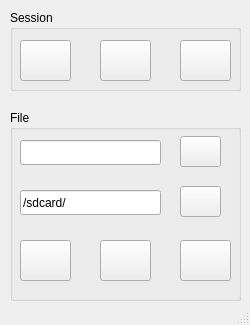
<?xml version="1.0" encoding="UTF-8"?>
<ui version="4.0">
 <class>WinAnboxH</class>
 <widget class="QMainWindow" name="WinAnboxH">
  <property name="geometry">
   <rect>
    <x>0</x>
    <y>0</y>
    <width>250</width>
    <height>325</height>
   </rect>
  </property>
  <property name="windowTitle">
   <string>Anbox Helper</string>
  </property>
  <property name="windowIcon">
   <iconset>
    <normaloff>icons/anbox.png</normaloff>icons/anbox.png</iconset>
  </property>
  <widget class="QWidget" name="centralwidget">
   <widget class="QGroupBox" name="groupBox">
    <property name="geometry">
     <rect>
      <x>10</x>
      <y>10</y>
      <width>231</width>
      <height>81</height>
     </rect>
    </property>
    <property name="title">
     <string>Session</string>
    </property>
    <widget class="QPushButton" name="btnStart">
     <property name="geometry">
      <rect>
       <x>10</x>
       <y>30</y>
       <width>51</width>
       <height>41</height>
      </rect>
     </property>
     <property name="toolTip">
      <string>&lt;html&gt;&lt;head/&gt;&lt;body&gt;&lt;p&gt;Start Anbox Session&lt;/p&gt;&lt;/body&gt;&lt;/html&gt;</string>
     </property>
     <property name="text">
      <string/>
     </property>
     <property name="icon">
      <iconset>
       <normaloff>icons/anboxstart.png</normaloff>icons/anboxstart.png</iconset>
     </property>
     <property name="iconSize">
      <size>
       <width>32</width>
       <height>32</height>
      </size>
     </property>
    </widget>
    <widget class="QPushButton" name="btnStop">
     <property name="geometry">
      <rect>
       <x>90</x>
       <y>30</y>
       <width>51</width>
       <height>41</height>
      </rect>
     </property>
     <property name="toolTip">
      <string>&lt;html&gt;&lt;head/&gt;&lt;body&gt;&lt;p&gt;Stop Anbox Session&lt;/p&gt;&lt;/body&gt;&lt;/html&gt;</string>
     </property>
     <property name="text">
      <string/>
     </property>
     <property name="icon">
      <iconset>
       <normaloff>icons/anboxstop.png</normaloff>icons/anboxstop.png</iconset>
     </property>
     <property name="iconSize">
      <size>
       <width>32</width>
       <height>32</height>
      </size>
     </property>
    </widget>
    <widget class="QPushButton" name="btnMgr">
     <property name="geometry">
      <rect>
       <x>170</x>
       <y>30</y>
       <width>51</width>
       <height>41</height>
      </rect>
     </property>
     <property name="toolTip">
      <string>&lt;html&gt;&lt;head/&gt;&lt;body&gt;&lt;p&gt;Open App Manager&lt;/p&gt;&lt;/body&gt;&lt;/html&gt;</string>
     </property>
     <property name="text">
      <string/>
     </property>
     <property name="icon">
      <iconset>
       <normaloff>icons/anbox.png</normaloff>icons/anbox.png</iconset>
     </property>
     <property name="iconSize">
      <size>
       <width>32</width>
       <height>32</height>
      </size>
     </property>
    </widget>
   </widget>
   <widget class="QGroupBox" name="groupBox_2">
    <property name="geometry">
     <rect>
      <x>10</x>
      <y>110</y>
      <width>231</width>
      <height>191</height>
     </rect>
    </property>
    <property name="title">
     <string>File</string>
    </property>
    <widget class="QPushButton" name="btnFM">
     <property name="geometry">
      <rect>
       <x>170</x>
       <y>130</y>
       <width>51</width>
       <height>41</height>
      </rect>
     </property>
     <property name="toolTip">
      <string>&lt;html&gt;&lt;head/&gt;&lt;body&gt;&lt;p&gt;Open File Manager&lt;/p&gt;&lt;/body&gt;&lt;/html&gt;</string>
     </property>
     <property name="text">
      <string/>
     </property>
     <property name="icon">
      <iconset>
       <normaloff>icons/anbox-fm.png</normaloff>icons/anbox-fm.png</iconset>
     </property>
     <property name="iconSize">
      <size>
       <width>32</width>
       <height>32</height>
      </size>
     </property>
    </widget>
    <widget class="QPushButton" name="btnScan">
     <property name="geometry">
      <rect>
       <x>90</x>
       <y>130</y>
       <width>51</width>
       <height>41</height>
      </rect>
     </property>
     <property name="toolTip">
      <string>&lt;html&gt;&lt;head/&gt;&lt;body&gt;&lt;p&gt;Open File Manager&lt;/p&gt;&lt;/body&gt;&lt;/html&gt;</string>
     </property>
     <property name="text">
      <string/>
     </property>
     <property name="icon">
      <iconset>
       <normaloff>icons/scan.png</normaloff>icons/scan.png</iconset>
     </property>
     <property name="iconSize">
      <size>
       <width>32</width>
       <height>32</height>
      </size>
     </property>
    </widget>
    <widget class="QPushButton" name="btnSend">
     <property name="geometry">
      <rect>
       <x>10</x>
       <y>130</y>
       <width>51</width>
       <height>41</height>
      </rect>
     </property>
     <property name="toolTip">
      <string>&lt;html&gt;&lt;head/&gt;&lt;body&gt;&lt;p&gt;Open File Manager&lt;/p&gt;&lt;/body&gt;&lt;/html&gt;</string>
     </property>
     <property name="text">
      <string/>
     </property>
     <property name="icon">
      <iconset>
       <normaloff>icons/send.png</normaloff>icons/send.png</iconset>
     </property>
     <property name="iconSize">
      <size>
       <width>32</width>
       <height>32</height>
      </size>
     </property>
    </widget>
    <widget class="QLineEdit" name="txtLocal">
     <property name="geometry">
      <rect>
       <x>10</x>
       <y>30</y>
       <width>141</width>
       <height>25</height>
      </rect>
     </property>
    </widget>
    <widget class="QLineEdit" name="txtRemote">
     <property name="geometry">
      <rect>
       <x>10</x>
       <y>80</y>
       <width>141</width>
       <height>25</height>
      </rect>
     </property>
     <property name="text">
      <string>/sdcard/</string>
     </property>
    </widget>
    <widget class="QPushButton" name="btnBrowse">
     <property name="geometry">
      <rect>
       <x>170</x>
       <y>26</y>
       <width>41</width>
       <height>31</height>
      </rect>
     </property>
     <property name="text">
      <string/>
     </property>
     <property name="icon">
      <iconset>
       <normaloff>icons/folder.png</normaloff>icons/folder.png</iconset>
     </property>
     <property name="iconSize">
      <size>
       <width>24</width>
       <height>24</height>
      </size>
     </property>
    </widget>
    <widget class="QPushButton" name="btnReset">
     <property name="geometry">
      <rect>
       <x>170</x>
       <y>76</y>
       <width>41</width>
       <height>31</height>
      </rect>
     </property>
     <property name="text">
      <string/>
     </property>
     <property name="icon">
      <iconset>
       <normaloff>icons/reload.png</normaloff>icons/reload.png</iconset>
     </property>
     <property name="iconSize">
      <size>
       <width>24</width>
       <height>24</height>
      </size>
     </property>
    </widget>
   </widget>
  </widget>
  <widget class="QMenuBar" name="menubar">
   <property name="geometry">
    <rect>
     <x>0</x>
     <y>0</y>
     <width>250</width>
     <height>19</height>
    </rect>
   </property>
  </widget>
  <widget class="QStatusBar" name="statusbar"/>
 </widget>
 <resources/>
 <connections/>
</ui>
